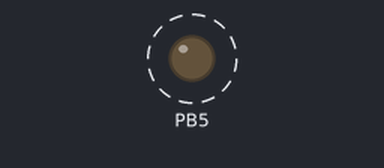
A program run on a simulated ATmega328P, built with avr-gcc and emulated at 16 MHz. Shown: output pins drawn as LEDs (lit = HIGH). Dashed ring = blinking.

Above: at 0.5 s.
Timing chart, 0 to 4.8 s (numbered marks = the images above):
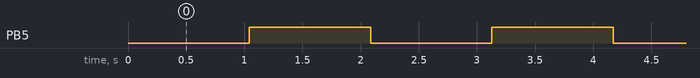

The program:

main.c
```c
/*
 * Timer0_Modular.c
 *
 * Created: 12-02-2026 09:14:26
 * Author : ASIF
 */
#define F_CPU 16000000UL
#include <avr/io.h>
#include "timer.h"

int main(void)
{
	 DDRB|=(1<<DDB5);//configuring pin5 as output
   Timer0_init();
   delay_1ms();
   DDRB|=(1<<DDB5);//configuring pin5 as output
    while (1)
    {
		PORTB|=(1<<PB5);//PB5 is ON
		delay_1ms();
		PORTB&=~(1<<PB5);
		delay_1ms();
    }
}
```

timer.c
```c
/*
 * timer.c
 *
 * Created: 12-02-2026 09:23:40
 *  Author: ASIF
 */
#define F_CPU 16000000UL
#include <avr/io.h>
void Timer0_init(void)
{
	//normal mode
	TCCR0A&=~(1<<WGM00);
    TCCR0A&=~(1<<WGM01);
	//prescalar=0
	TCCR0B|=(1<<CS00);
	TCCR0B&=~(1<<CS01);
	TCCR0B&=~(1<<CS02);

}
void delay_1ms(void)
{
	for (long int i=0;i<62500;i++)
	{
		TCNT0 = 0;
		while(!(TIFR0&(1<<TOV0)));//wait until TOV0=1
		TIFR0|=(TOV0);// FOR clearing
	}
}
```

timer.h
```c
/*
 * timer.h
 *
 * Created: 12-02-2026 09:18:17
 *  Author: ASIF
 */


#ifndef TIMER_H_
#define TIMER_H_
void Timer0_init(void);
void delay_1ms(void);


#endif /* TIMER_H_ */
```

Measured:
- by itself, PB5: alternates HIGH for 1.0 s and LOW for 1.0 s
